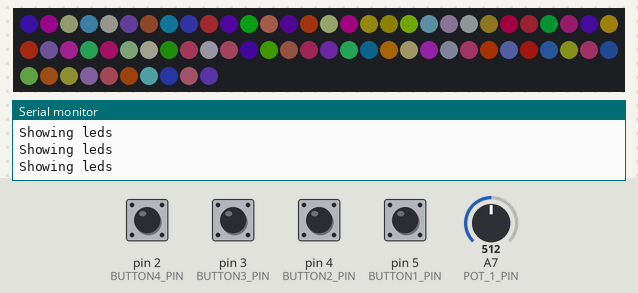
Simulated run of this sketch. Board: Arduino Nano, built with avr-gcc and run on an emulated ATmega328P. Shown: 70 RGB LEDs in strip order, left to right, continuing on the next row, the last lines printed to the serial monitor. Inputs (shaded band) come from the test bench; at power-on: pin 2 (BUTTON4_PIN), pin 3 (BUTTON3_PIN), pin 4 (BUTTON2_PIN), pin 5 (BUTTON1_PIN) LOW, A7 (POT_1_PIN) = 512. Dim RGB values are drawn brighter than linear; random numbers use the default seed unless the sketch sets one.

Above: at 1.2 s.
1.3 s: pin 5 (BUTTON1_PIN) pulled HIGH for 0.15 s
At 1.77 s:
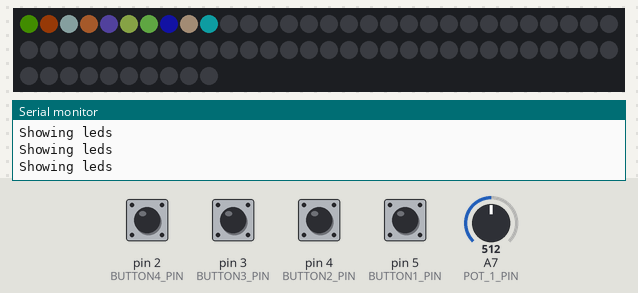
2.0 s: pin 2 (BUTTON4_PIN) pulled HIGH for 0.15 s
2.7 s: pin 4 (BUTTON2_PIN) pulled HIGH for 0.15 s
At 3.1 s:
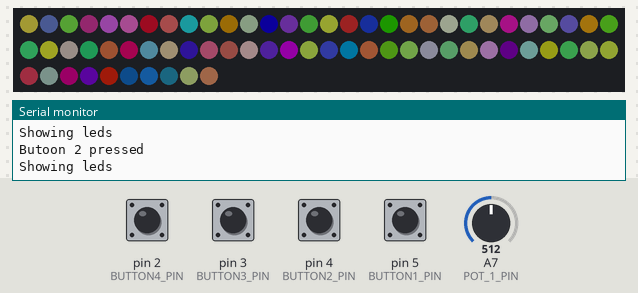
5.8 s: A7 (POT_1_PIN) set to 122
At 7.06 s:
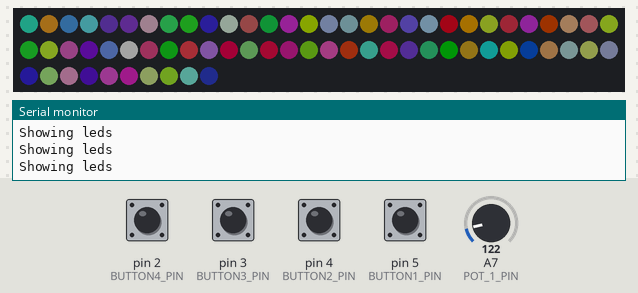
8.8 s: A7 (POT_1_PIN) set to 40
11.0 s: pin 5 (BUTTON1_PIN) pulled HIGH for 1 s
At 11.5 s:
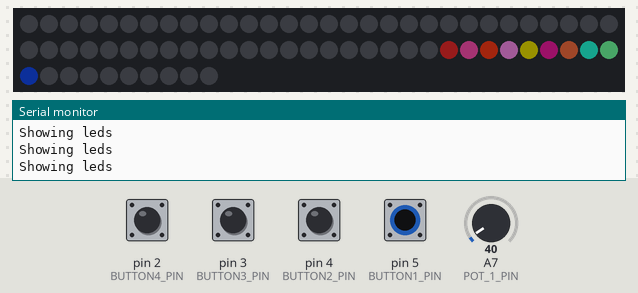

The sketch:

tree_code.ino
```cpp
/*
 * This ESP32 code is created by esp32io.com
 *
 * This ESP32 code is released in the public domain
 *
 * For more detail (instruction and wiring diagram), visit https://esp32io.com/tutorials/esp32-ws2812b-led-strip
 */

#include <Adafruit_NeoPixel.h>


#define PIN_WS2812B 12
#define NUM_PIXELS 70
#define BAUD_RATE 9600
#define BUTTON1_PIN 5
#define BUTTON2_PIN 4
#define BUTTON3_PIN 3
#define BUTTON4_PIN 2
#define MAX_PROGRAM 4

#define POT_1_PIN A7


Adafruit_NeoPixel ws2812b(NUM_PIXELS, PIN_WS2812B, NEO_GRB + NEO_KHZ800);


int lastButton1State = LOW;
int lastButton2State = LOW;
int lastButton3State = LOW;
int lastButton4State = LOW;

int red = 128;
int green = 0;
int blue = 0;
long unsigned last_blink = 0;
long unsigned next_blink = 0;
unsigned long lastDebounceTime = 0;
unsigned long debounceDelay = 50;
long blink_delay = 1000;
int brightness = 40;
int last_pot_val = 0;
bool pot_function = true;
int current_program = 0;

void button_1_callback() {
  int reading = digitalRead(BUTTON1_PIN);

  if (reading != lastButton1State) {
    lastButton1State = reading;

    if (reading == HIGH) {
      Serial.println("Butoon 1 pressed");
      current_program += 1;

      if(current_program > MAX_PROGRAM) {
        current_program = 0;
      }
    }

  }
}

void button_2_callback() {
  int reading = digitalRead(BUTTON2_PIN);

  if (reading != lastButton2State) {
    lastButton2State = reading;

    if (reading == HIGH) {
      Serial.println("Butoon 2 pressed");
      current_program -= 1;

      if(current_program  < 0) {
        current_program = MAX_PROGRAM;
      }
    }

  }
}

void button_3_callback() {
  int reading = digitalRead(BUTTON3_PIN);

  if (reading != lastButton3State) {
    lastButton3State = reading;

    if (reading == HIGH) {
      Serial.println("Butoon 3 pressed");
      pot_function = !pot_function;
    }

  }
}

void button_4_callback() {
  int reading = digitalRead(BUTTON4_PIN);

  if (reading != lastButton4State) {
    lastButton4State = reading;

    if (reading == HIGH) {
      Serial.println("Butoon 4 pressed");
    }
  }
}

void pot_1_callback() {
  int pot_val = analogRead(POT_1_PIN);

  if (abs(last_pot_val - pot_val) > 5) {
    last_pot_val = pot_val;

    if (pot_function) {
      if (pot_val > 50) {
        blink_delay = pot_val;
      }
    }
    else {
      brightness = map(pot_val, 0, 1023, 10, 90);
    }
  }
}

void program_random() {
  for(int i = 0; i < NUM_PIXELS; i++) {
    red = random(0, 256);
    green = random(0, 256);
    blue = random(0, 256);

    ws2812b.setPixelColor(i, ws2812b.Color(red, green, blue));
  }
}

int window_start = 0;
int window_end = 10;

void program_serpant() {
  for(int i = window_start; i < window_end; i++) {
    red = random(0, 256);
    green = random(0, 256);
    blue = random(0, 256);

    ws2812b.setPixelColor(i, ws2812b.Color(red, green, blue));
  }

  window_start +=1;
  window_end +=1;

  if(window_start > NUM_PIXELS) {
    window_start = 0;
    window_end = 10;
  }
}

void program_red() {
  for(int i = 0; i < NUM_PIXELS; i++) {
    red = random(0, 256);
    green = 0;
    blue = 0;

    ws2812b.setPixelColor(i, ws2812b.Color(red, green, blue));
  }
}

void program_green() {
  for(int i = 0; i < NUM_PIXELS; i++) {
    red = 0;
    green = random(256);
    blue = 0;

    ws2812b.setPixelColor(i, ws2812b.Color(red, green, blue));
  }
}

void program_blue() {
  for(int i = 0; i < NUM_PIXELS; i++) {
    red = 0;
    green = 0;
    blue = random(256);

    ws2812b.setPixelColor(i, ws2812b.Color(red, green, blue));
  }
}

void show_leds() {
  ws2812b.setBrightness(brightness);

  switch(current_program) {
    case 0:
      blink_delay = last_pot_val;
      program_random();
      break;
    case 1:
      blink_delay = 20;
      program_serpant();
      break;
    case 2:
      blink_delay = last_pot_val;
      program_red();
      break;
    case 3:
      blink_delay = last_pot_val;
      program_green();
      break;
    case 4:
      blink_delay = last_pot_val;
      program_blue();
      break;
  }


  ws2812b.show();
  Serial.println("Showing leds");

  last_blink = millis();
  next_blink = last_blink + blink_delay;
}

void setup() {
  Serial.begin(BAUD_RATE);
  Serial.println("Starting");

  pinMode(BUTTON1_PIN, INPUT);

  ws2812b.begin();
}

void loop() {
  ws2812b.clear();
  button_1_callback();
  button_2_callback();
  button_3_callback();
  button_4_callback();


  pot_1_callback();

  unsigned long time = millis();

  if (time > next_blink) {
    show_leds();
  }

}
```
